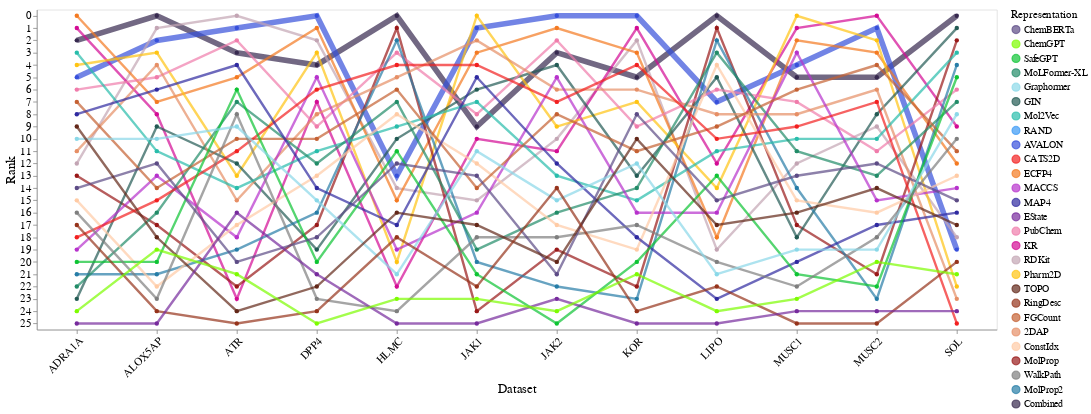

Source (notebook cell):
### Markdown cell above
#### Plot 3: Ranking of error for each representation on different datasets

### Code cell
import altair as alt
import pandas as pd
from plotting import get_palettes

rankings = []
datasets = df.dataset.unique()
x = "Relative RMSE"

# Sort metric values for each dataset
for dat in datasets:
    filter = {
        "samples": 1000,
        "split": "random",
        "representation_type": {"all": None},
        "dataset": dat,
        "distance_metric": {"all": None}
    }
    tmp = filter_df(df, filter)
    tmp = tmp.sort_values(by=[x], ascending=True)
    d = tmp["representation"].reset_index(drop=True)
    rankings.append(d.values)
    
# Compute ranking index
ids = []
for rep in df["representation"].unique():
    for ranking, d in zip(rankings, datasets):
        if rep in ranking:
            argidx = list(ranking).index(rep)
            ids.append([argidx, rep, d])
        else:
            ids.append([len(ranking), rep, d])
ranking = pd.DataFrame(ids, columns=["rank", "representation", "dataset"])
grp = ranking.groupby("representation")["rank"].mean().reset_index().rename({"rank": "rank_avg"}, axis=1)
ranking = ranking.merge(grp, on="representation")

# Custom colors
rep_palette, _ = get_palettes()
custom_scale = alt.Scale(domain=list(rep_palette.keys()), range=list(rep_palette.values()))

# Plotting
alt.Chart(ranking.sort_values(by="rank")).mark_line(point=True, opacity=0.7).encode(
    x=alt.X('dataset', title='Dataset', axis=alt.Axis(labelAngle=-45)),
    y=alt.Y('rank:O', scale=alt.Scale(reverse=False), title="Rank"),
    color=alt.Color("representation:N", title="Representation").scale(custom_scale),
    strokeWidth=alt.condition(
        "datum.rank_avg <= 5",
        alt.value(7),
        alt.value(3))
).properties(
    width=1200,
    height=400
).configure_axis(
    labelFontSize=14,
    titleFontSize=16,
    labelFont="Arial",
    titleFont='Arial',
    titleFontWeight='normal'
).configure_legend(
    labelFontSize=12,
    titleFontSize=14,
    labelFont='Arial',
    titleFont='Arial',
    titleFontWeight='normal'
)

### Figure 1 — Vega-Lite specification as saved in the notebook (floating-point values rounded to 4 significant figures; data arrays with more than 128 entries replaced by an {"elided": "..."} marker saying what was removed)
{"config": {"view": {"continuousWidth": 300, "continuousHeight": 300}, "axis": {"labelFont": "Arial", "labelFontSize": 14, "titleFont": "Arial", "titleFontSize": 16, "titleFontWeight": "normal"}, "legend": {"labelFont": "Arial", "labelFontSize": 12, "titleFont": "Arial", "titleFontSize": 14, "titleFontWeight": "normal"}}, "data": {"name": "data-a3ac8aa3da8773fe5bc079aeda9059b3"}, "mark": {"type": "line", "opacity": 0.7, "point": true}, "encoding": {"color": {"field": "representation", "scale": {"domain": ["ChemBERTa", "ChemGPT", "SafeGPT", "MoLFormer-XL", "Graphormer", "GIN", "Mol2Vec", "RAND", "AVALON", "CATS2D", "ECFP4", "MACCS", "MAP4", "EState", "PubChem", "KR", "RDKit", "Pharm2D", "TOPO", "RingDesc", "FGCount", "2DAP", "ConstIdx", "MolProp", "WalkPath", "MolProp2", "Combined"], "range": ["#5d4c86", "#7dfc00", "#0ec434", "#228c68", "#8ad8e8", "#235b54", "#29bdab", "#3998f5", "#3750db", "#f22020", "#f47a22", "#b732cc", "#2f2aa0", "#772b9d", "#f07cab", "#d30b94", "#c3a5b4", "#ffc413", "#632819", "#96341c", "#c56133", "#e68f66", "#ffcba5", "#991919", "#7f7f7f", "#277da7", "#37294f"]}, "title": "Representation", "type": "nominal"}, "strokeWidth": {"condition": {"test": "datum.rank_avg <= 5", "value": 7}, "value": 3}, "x": {"axis": {"labelAngle": -45}, "field": "dataset", "title": "Dataset", "type": "nominal"}, "y": {"field": "rank", "scale": {"reverse": false}, "title": "Rank", "type": "ordinal"}}, "height": 400, "width": 1200, "$schema": "https://vega.github.io/schema/vega-lite/v5.17.0.json", "datasets": {"data-a3ac8aa3da8773fe5bc079aeda9059b3": {"elided": "312 records"}}}
